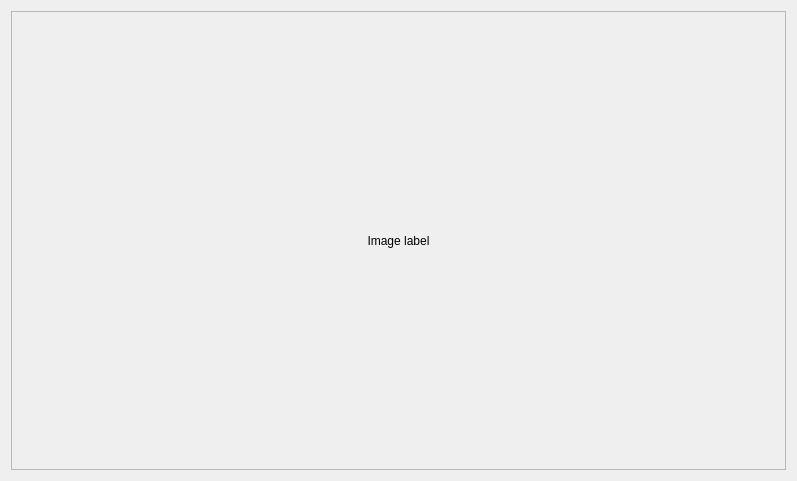
<?xml version="1.0" encoding="UTF-8"?>
<ui version="4.0">
 <class>ImageWidget</class>
 <widget class="QWidget" name="ImageWidget">
  <property name="geometry">
   <rect>
    <x>0</x>
    <y>0</y>
    <width>797</width>
    <height>481</height>
   </rect>
  </property>
  <property name="windowTitle">
   <string>Form</string>
  </property>
  <layout class="QVBoxLayout" name="verticalLayout">
   <item>
    <widget class="QScrollArea" name="scroll_area">
     <property name="sizePolicy">
      <sizepolicy hsizetype="Expanding" vsizetype="Expanding">
       <horstretch>0</horstretch>
       <verstretch>1</verstretch>
      </sizepolicy>
     </property>
     <property name="widgetResizable">
      <bool>true</bool>
     </property>
     <widget class="QWidget" name="scrollAreaWidgetContents">
      <property name="geometry">
       <rect>
        <x>0</x>
        <y>0</y>
        <width>765</width>
        <height>449</height>
       </rect>
      </property>
      <layout class="QVBoxLayout" name="verticalLayout_2">
       <item>
        <widget class="QLabel" name="label_image">
         <property name="text">
          <string>Image label</string>
         </property>
         <property name="alignment">
          <set>Qt::AlignCenter</set>
         </property>
        </widget>
       </item>
      </layout>
     </widget>
    </widget>
   </item>
  </layout>
 </widget>
 <resources/>
 <connections/>
</ui>
